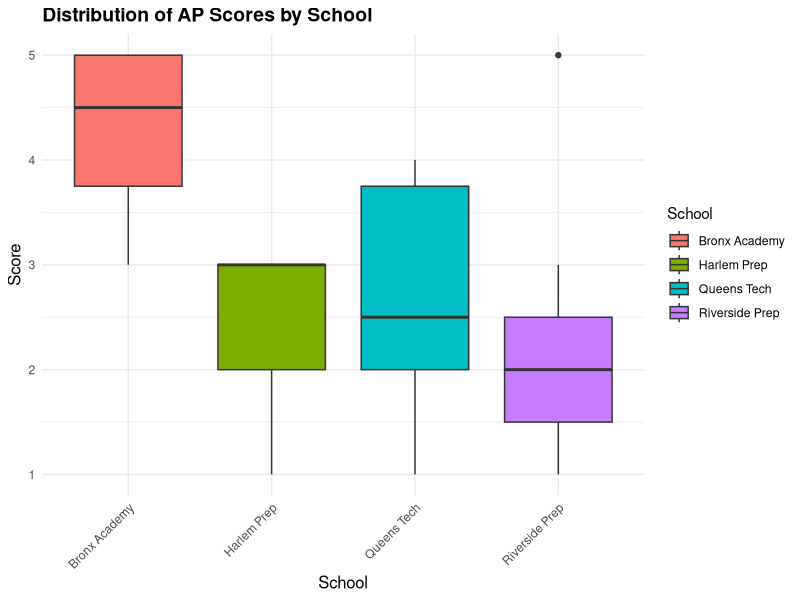
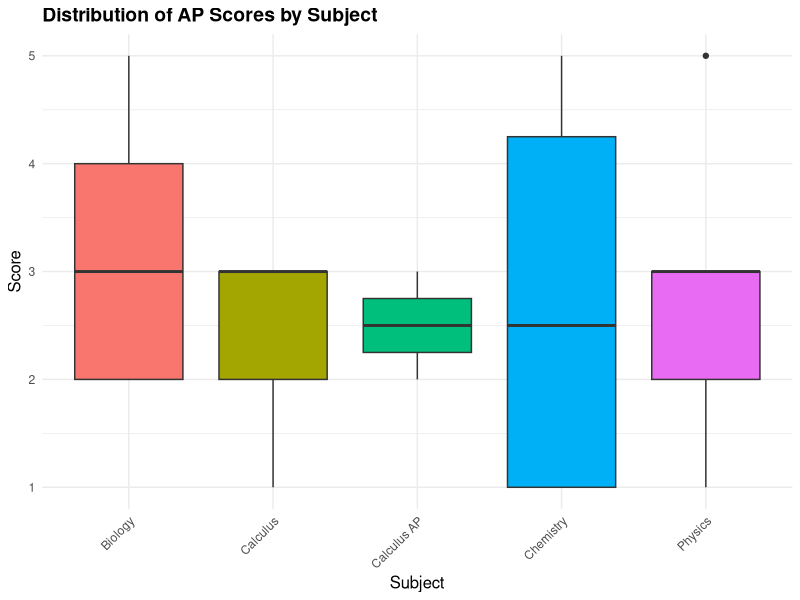
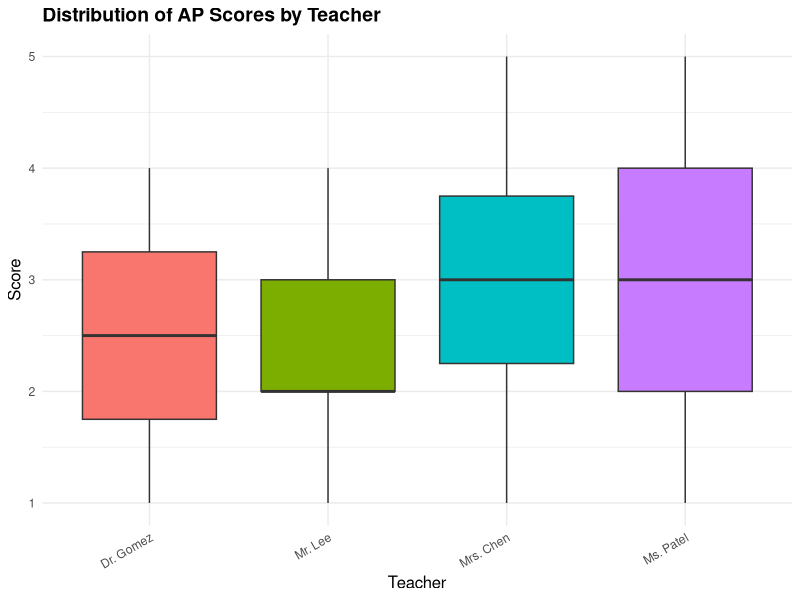
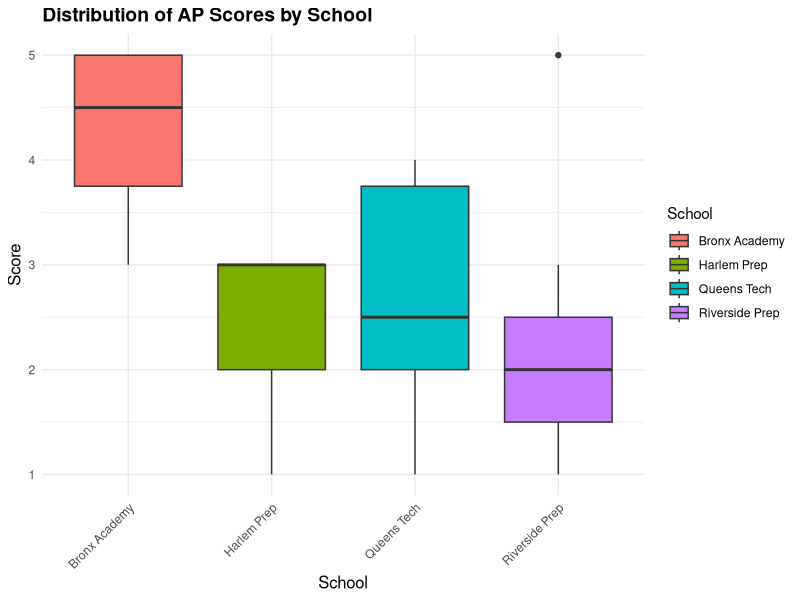
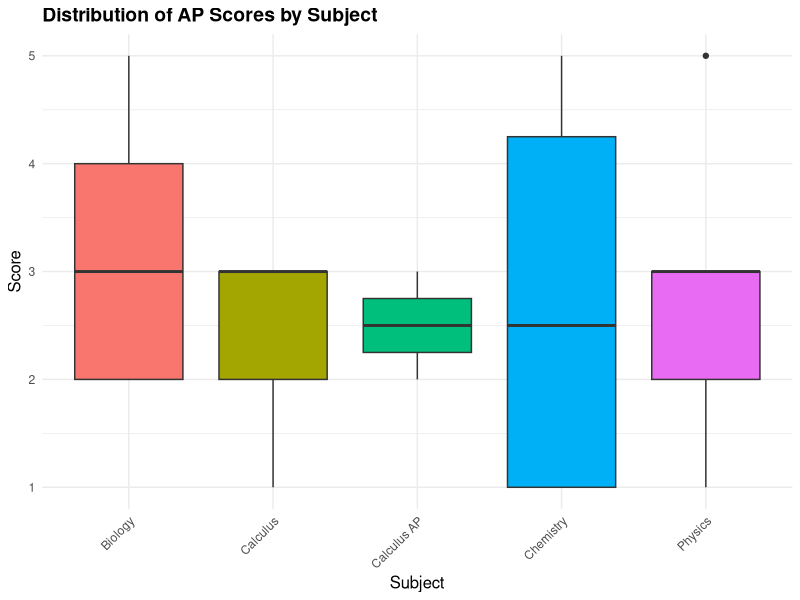
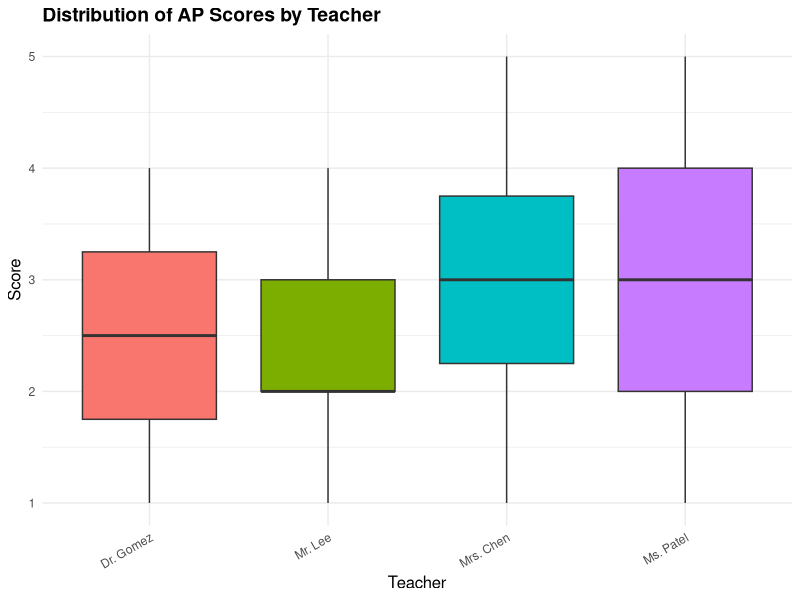

Write R code to recreate these figures, in order.
# ---------------------------------------------------------------
# R Project: AP Data Preparation & Analysis (Synthetic Dataset)
# Author: Neka Everett
# Description: Synthetic AP data project demonstrating data cleaning,
# visualization, and reproducible analytics workflows.
# ---------------------------------------------------------------

# Load required libraries
library(ggplot2)

# Step 1: Create synthetic dataset
set.seed(2025)
df_public <- data.frame(
  Student.ID = sample(301000100:301000200, 20, replace = TRUE),
  Score = sample(1:5, 20, replace = TRUE),
  Subject = sample(c("Biology", "Chemistry", "Physics", "Calculus", "Calculus AP"), 20, replace = TRUE),
  Grade = sample(c("10th Grade", "11th Grade", "12th Grade"), 20, replace = TRUE),
  School = sample(c("Bronx Academy", "Harlem Prep", "Queens Tech", "Riverside Prep"), 20, replace = TRUE),
  Teacher = sample(c("Mr. Lee", "Ms. Patel", "Dr. Gomez", "Mrs. Chen"), 20, replace = TRUE)
)

# Step 2: Save dataset
write.csv(df_public, "AP_Dataset_Public.csv", row.names = FALSE)

# Step 3: Create visualizations
# 3A: Distribution of AP Scores by School
ggplot(df_public, aes(x = School, y = Score, fill = School)) +
  geom_boxplot() +
  labs(title = "Distribution of AP Scores by School", x = "School", y = "Score") +
  theme_minimal() +
  theme(plot.title = element_text(size = 14, face = "bold"),
        axis.title = element_text(size = 12),
        axis.text.x = element_text(angle = 45, hjust = 1))
ggsave("AP_Scores_by_School.png", width = 7, height = 5, dpi = 300)

# 3B: Distribution of AP Scores by Subject
ggplot(df_public, aes(x = Subject, y = Score, fill = Subject)) +
  geom_boxplot() +
  labs(title = "Distribution of AP Scores by Subject", x = "Subject", y = "Score") +
  theme_minimal() +
  theme(plot.title = element_text(size = 14, face = "bold"),
        axis.title = element_text(size = 12),
        axis.text.x = element_text(angle = 45, hjust = 1),
        legend.position = "none")
ggsave("AP_Scores_by_Subject.png", width = 7, height = 5, dpi = 300)

# 3C: Distribution of AP Scores by Teacher
ggplot(df_public, aes(x = Teacher, y = Score, fill = Teacher)) +
  geom_boxplot() +
  labs(title = "Distribution of AP Scores by Teacher", x = "Teacher", y = "Score") +
  theme_minimal() +
  theme(plot.title = element_text(size = 14, face = "bold"),
        axis.title = element_text(size = 12),
        axis.text.x = element_text(angle = 30, hjust = 1),
        legend.position = "none") 
ggsave("AP_Scores_by_Teacher.png", width = 7, height = 5, dpi = 300)
